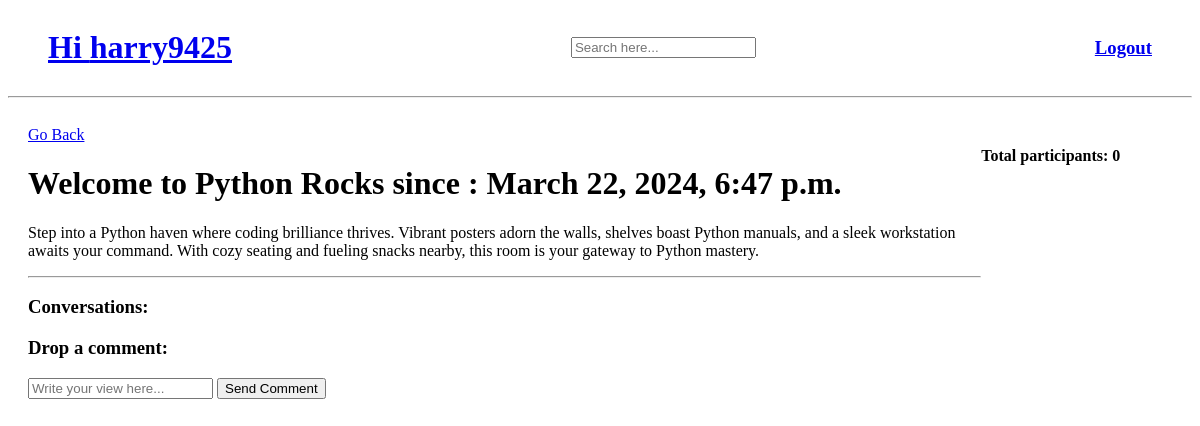
Page /room/2/ (signed in) on the earlier database version.
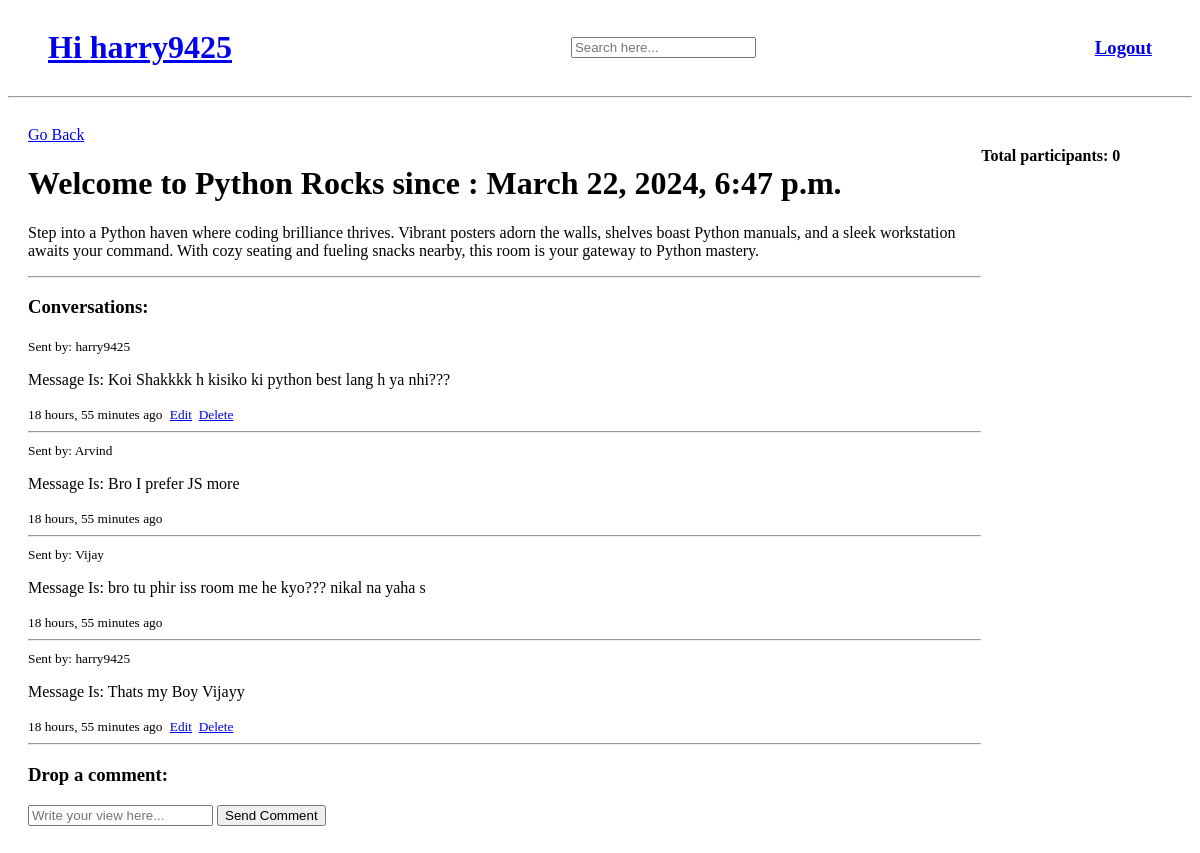
Same page on the later database version.
### base/models.py (models this page shows, shortened)
class Message(models.Model):
    body=models.CharField(max_length=50)
    room=models.ForeignKey(Room,on_delete=models.CASCADE)
    created=models.DateTimeField(auto_now_add=True)
    updated=models.DateTimeField(auto_now=True)
    user=models.ForeignKey(User,on_delete=models.SET_NULL,null=True)
    class Meta:
        ordering=['updated','created']

### base/views.py (the view, shortened to what this page needs)
# urls.py: path("room/<str:pk>/",views.room,name="room"),
@login_required(login_url='login')
def room(request,pk):
    myroom=Room.objects.get(id=pk)
    chats=myroom.message_set.all()
    participants=myroom.participants.all()
    roomsize=participants.count()
    context={'myroom':myroom,'roomchats':chats, 'participants':participants,'roomsize':roomsize}
    return render(request,'base/room.html',context)

### base/templates/base/room.html (shortened to what this page needs)
{% extends "main.html" %}
{% block content %}
<div class="room-container">
    <div>
        <div>
            <a href='{% url "home" %}'>
                Go Back
            </a>
            <br>
            <h1>
                Welcome to {{myroom.name}} since : {{myroom.created}}
            </h1>
            <p>
                {{myroom.description}}
            </p>
            <hr>
        </div>
        <div>
              <h3>Conversations:</h3>
            {% for message in roomchats %}
                <small>Sent by: {{message.user.username}}</small>
                <br>
                <p>Message Is: {{message.body}}</p>
                <small>{{message.created|timesince}} ago</small>
                {% if  request.user.username == message.user.username%}
                <small>&nbsp;<a href='{% url "edit-message" message.id %}'>Edit</a>&nbsp;&nbsp;<a href='{% url "delete-message" message.id %}'>Delete</a></small>
                {% endif %}
                <hr>
            {% endfor %}
        </div>
        <div>
            <h3>Drop a comment:</h3>
            <form method="POST" action="">
                <div>
                    <input type="text" name="comment" placeholder="Write your view here..."/>
                    <input type="submit" name="send" value="Send Comment"/>
                </div>
            </form>
        </div>
    </div>
    <div>
        <h4>Total participants: {{roomsize}}</h4>
    </div>
</div>
{% endblock content %}

Differences in the rows shown:
added Message: user.username "harry9425", body "Koi Shakkkk h kisiko ki python best lang h ya nhi???", created "18 hours, 55 minutes", shows "Edit"
added Message: user.username "Arvind", body "Bro I prefer JS more", created "18 hours, 55 minutes"
added Message: user.username "Vijay", body "bro tu phir iss room me he kyo??? nikal na yaha s", created "18 hours, 55 minutes"
added Message: user.username "harry9425", body "Thats my Boy Vijayy", created "18 hours, 55 minutes", shows "Edit"
